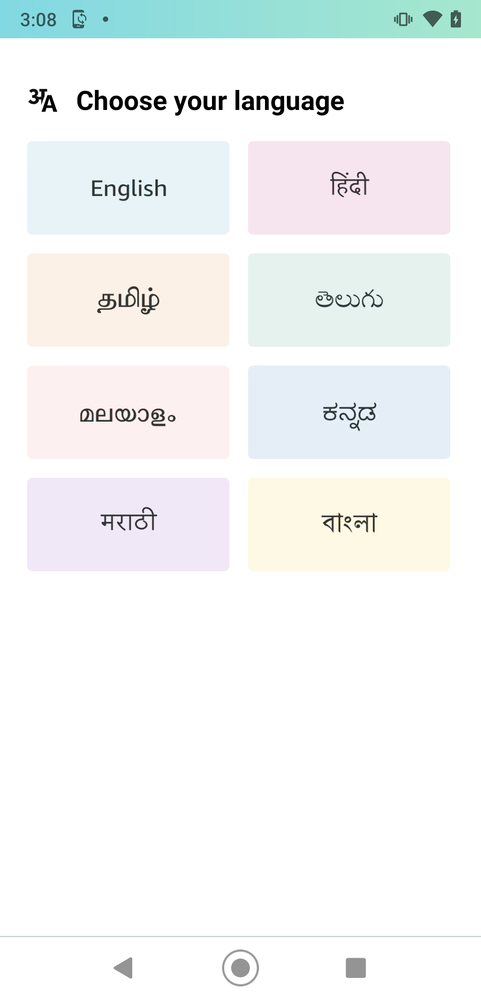
#> input picture screenshots/com_28_08_23_15_08_47.png, 481 x 1000 px, shrunk from 1080 x 2246 before the run, found by its file name
$ python FLANN_matcher.py
#> lines starting #> are read from the running program, lines starting #| are printed output that depends on the picture
import numpy as np
import cv2
from matplotlib import pyplot as plt

img1 = cv2.imread('C:\\Users\\vnaganur\\PycharmProjects\\appium\\Amazon\\screenshots\\com_28_08_23_15_08_47.png', 0)  # queryImage
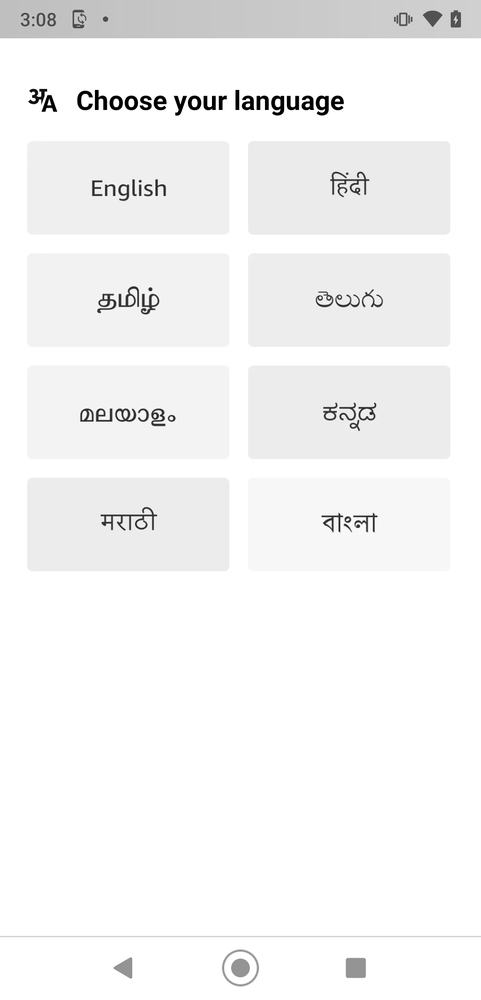
#> img1: shape (1000, 481); min 0, max 255, mean 245
img2 = cv2.imread('C:\\Users\\vnaganur\\PycharmProjects\\appium\\Amazon\\pages\\screenshot.png', 0)  # trainImage
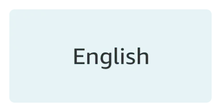
#> input picture pages/screenshot.png, 221 x 112 px, shrunk from 496 x 252 before the run, found by its file name
#> img2: shape (112, 221); min 18, max 255, mean 239.6

# Initialize SIFT detector
sift = cv2.SIFT_create()

# find the keypoints and descriptors with SIFT
kp1, des1 = sift.detectAndCompute(img1, None)
#> kp1 = 517 keypoints; strongest (x, y, size): (248, 105, 2.5), (307, 105, 2.5), (160, 100, 2.3), (337, 100, 2.3)
kp2, des2 = sift.detectAndCompute(img2, None)
#> kp2 = 42 keypoints; strongest (x, y, size): (139, 62, 1.8), (88, 62, 1.9), (96, 62, 1.9), (147, 62, 1.8)

# FLANN parameters
FLANN_INDEX_KDTREE = 0
index_params = dict(algorithm=FLANN_INDEX_KDTREE, trees=5)
search_params = dict(checks=50)   # or pass empty dictionary

flann = cv2.FlannBasedMatcher(index_params, search_params)

matches = flann.knnMatch(des1, des2, k=2)
#> matches = 517 matches

# Apply ratio test
good = []
for m, n in matches:
    if m.distance < 0.7 * n.distance:
        good.append(m)
#> after the loop, good = 39 matches

# Draw matches
img3 = cv2.drawMatches(img1, kp1, img2, kp2, good, None, flags=cv2.DrawMatchesFlags_NOT_DRAW_SINGLE_POINTS)
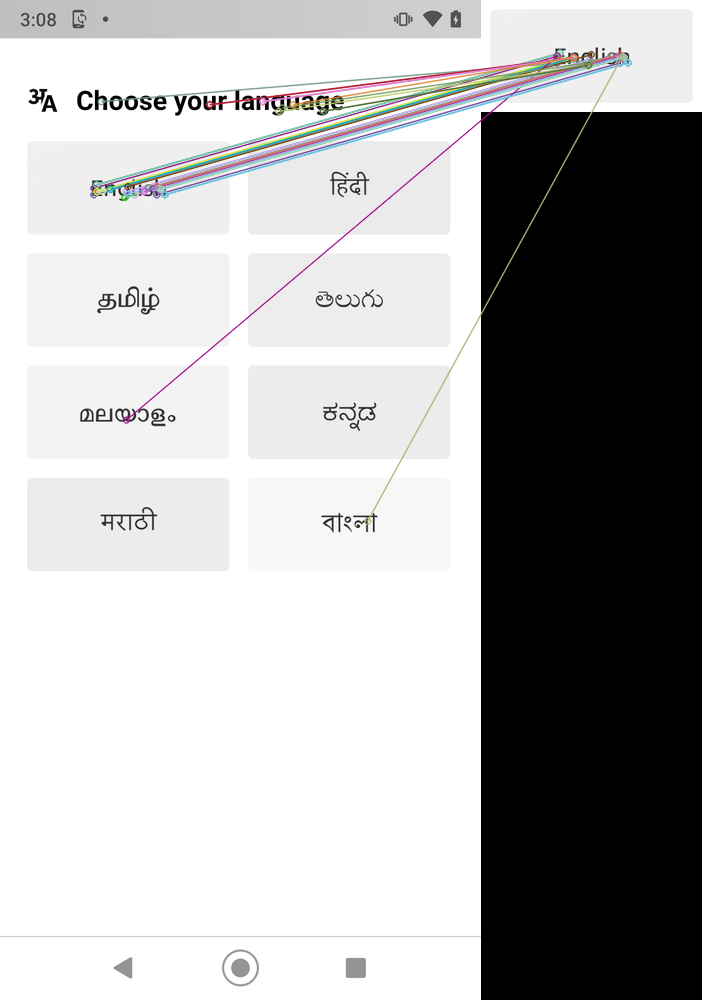
#> img3: shape (1000, 702, 3); mean of channels 0, 1, 2 174.6, 174.5, 174.7; drawn as B, G, R

plt.imshow(img3)
plt.show()
